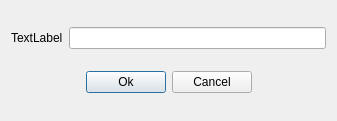
<?xml version="1.0" encoding="UTF-8"?>
<ui version="4.0">
 <class>checkDialog</class>
 <widget class="QDialog" name="checkDialog">
  <property name="geometry">
   <rect>
    <x>0</x>
    <y>0</y>
    <width>337</width>
    <height>121</height>
   </rect>
  </property>
  <property name="windowTitle">
   <string>Dialog</string>
  </property>
  <layout class="QVBoxLayout" name="verticalLayout">
   <item>
    <layout class="QHBoxLayout" name="horizontalLayout_2">
     <item>
      <widget class="QLabel" name="label">
       <property name="text">
        <string>TextLabel</string>
       </property>
      </widget>
     </item>
     <item>
      <widget class="QLineEdit" name="lineEdit"/>
     </item>
    </layout>
   </item>
   <item>
    <layout class="QHBoxLayout" name="horizontalLayout">
     <item>
      <spacer name="horizontalSpacer">
       <property name="orientation">
        <enum>Qt::Horizontal</enum>
       </property>
       <property name="sizeHint" stdset="0">
        <size>
         <width>40</width>
         <height>20</height>
        </size>
       </property>
      </spacer>
     </item>
     <item>
      <widget class="QPushButton" name="okButton">
       <property name="text">
        <string>Ok</string>
       </property>
      </widget>
     </item>
     <item>
      <widget class="QPushButton" name="cancelButton">
       <property name="text">
        <string>Cancel</string>
       </property>
      </widget>
     </item>
     <item>
      <spacer name="horizontalSpacer_2">
       <property name="orientation">
        <enum>Qt::Horizontal</enum>
       </property>
       <property name="sizeHint" stdset="0">
        <size>
         <width>40</width>
         <height>20</height>
        </size>
       </property>
      </spacer>
     </item>
    </layout>
   </item>
  </layout>
 </widget>
 <resources/>
 <connections/>
</ui>
